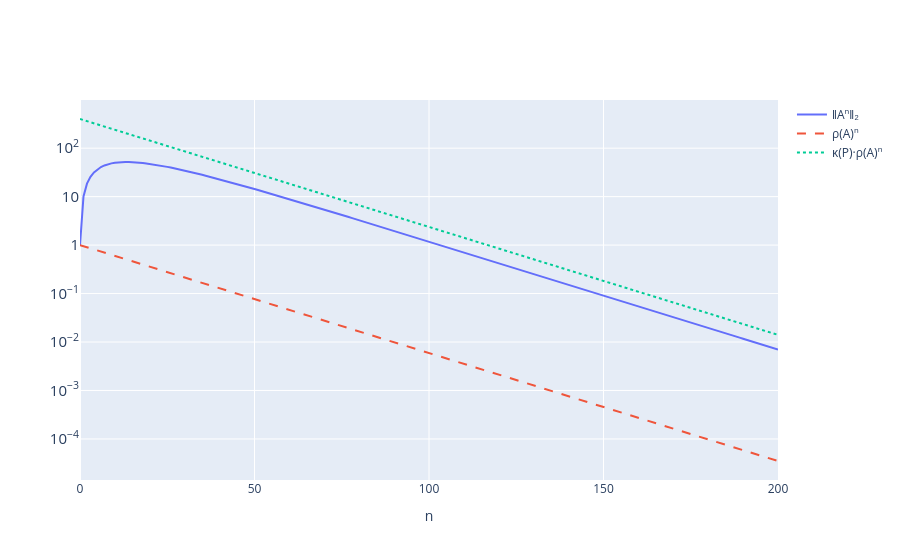

Notebook code for this chart:
### Markdown cell above
## ★ A2. Stable, yet it grows: non-normal iterated maps
An iterated map $\mathbf{x}_{n+1} = A\mathbf{x}_n$ with spectral radius $\rho(A) < 1$ always tends to $\mathbf{0}$. It need **not** get there monotonically. This matters whenever a linear recurrence is called "stable" because its eigenvalues are inside the unit circle — a linear RNN or an autoregressive model, for example.

1. Take $A = \begin{pmatrix} 0.95 & 10 \\ 0 & 0.9\end{pmatrix}$. Plot $\|A^n\|_2$ for $n = 0,\dots,200$ together with $\rho(A)^n$ and the bound $\kappa(P)\,\rho(A)^n$ from Lecture 3.1 ($P$ the eigenvector matrix; here you may use `np.linalg.eig`). Find the peak of $\|A^n\|_2$ and the $n$ where it happens.
2. Derive $A^n$ in closed form for this triangular $A$ and use it to explain the peak.
3. Repeat for the $20\times20$ bidiagonal matrix with $0.9$ on the diagonal and $1$ on the superdiagonal. How large does $\|A^n\|_2$ get before it decays? Why is $\kappa(P)$ useless as a bound here?

### Code cell
# YOUR CODE HERE

def part1():
    A = np.array([[0.95, 10.], [0., 0.9]])
    n = 200
    n_range = np.arange(n + 1)

    norms = []
    M = np.eye(2)
    for _ in n_range:
        norms.append(sla.norm(M, 2))
        M = A @ M
    norms = np.array(norms)

    eigvals, P = np.linalg.eig(A)
    rho = np.max(np.abs(eigvals))
    kappa = np.linalg.cond(P)

    peak = np.argmax(norms)
    print(f'rho(A) = {rho}, kappa(P) = {kappa:.1f}')
    print(f'Peak of ||A^n||_2 = {norms[peak]:.2f} at n = {peak}')

    fig = go.Figure()
    fig.add_trace(go.Scatter(x=n_range, y=norms, name="‖Aⁿ‖₂"))
    fig.add_trace(go.Scatter(x=n_range, y=rho ** n_range, name="ρ(A)ⁿ", line=dict(dash='dash')))
    fig.add_trace(go.Scatter(x=n_range, y=kappa * rho ** n_range, name="κ(P)·ρ(A)ⁿ", line=dict(dash='dot')))
    fig.update_xaxes(title_text="n")
    fig.update_yaxes(type="log", exponentformat="power")
    fig.show()

part1()

### Figure 1 — Plotly figure (JSON) as saved in the notebook; plotly's stock layout.template omitted (floating-point values rounded to 4 significant figures; data arrays with more than 128 entries replaced by an {"elided": "..."} marker saying what was removed)
{"data": [{"name": "‖Aⁿ‖₂", "type": "scatter", "x": {"elided": "201 int values"}, "y": {"elided": "201 float values"}}, {"line": {"dash": "dash"}, "name": "ρ(A)ⁿ", "type": "scatter", "x": {"elided": "201 int values"}, "y": {"elided": "201 float values"}}, {"line": {"dash": "dot"}, "name": "κ(P)·ρ(A)ⁿ", "type": "scatter", "x": {"elided": "201 int values"}, "y": {"elided": "201 float values"}}], "layout": {"xaxis": {"title": {"text": "n"}}, "yaxis": {"exponentformat": "power", "type": "log"}}}
